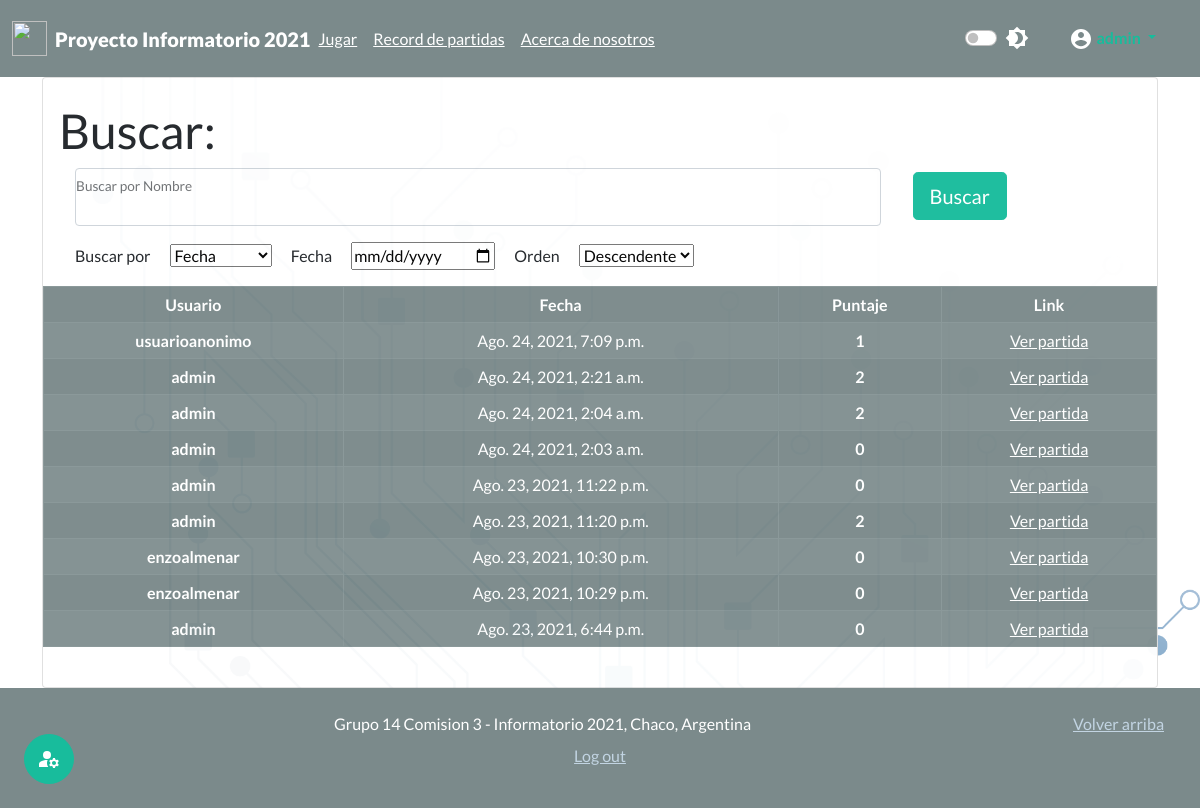
The app's page /partida/buscar/ (signed in), older data.
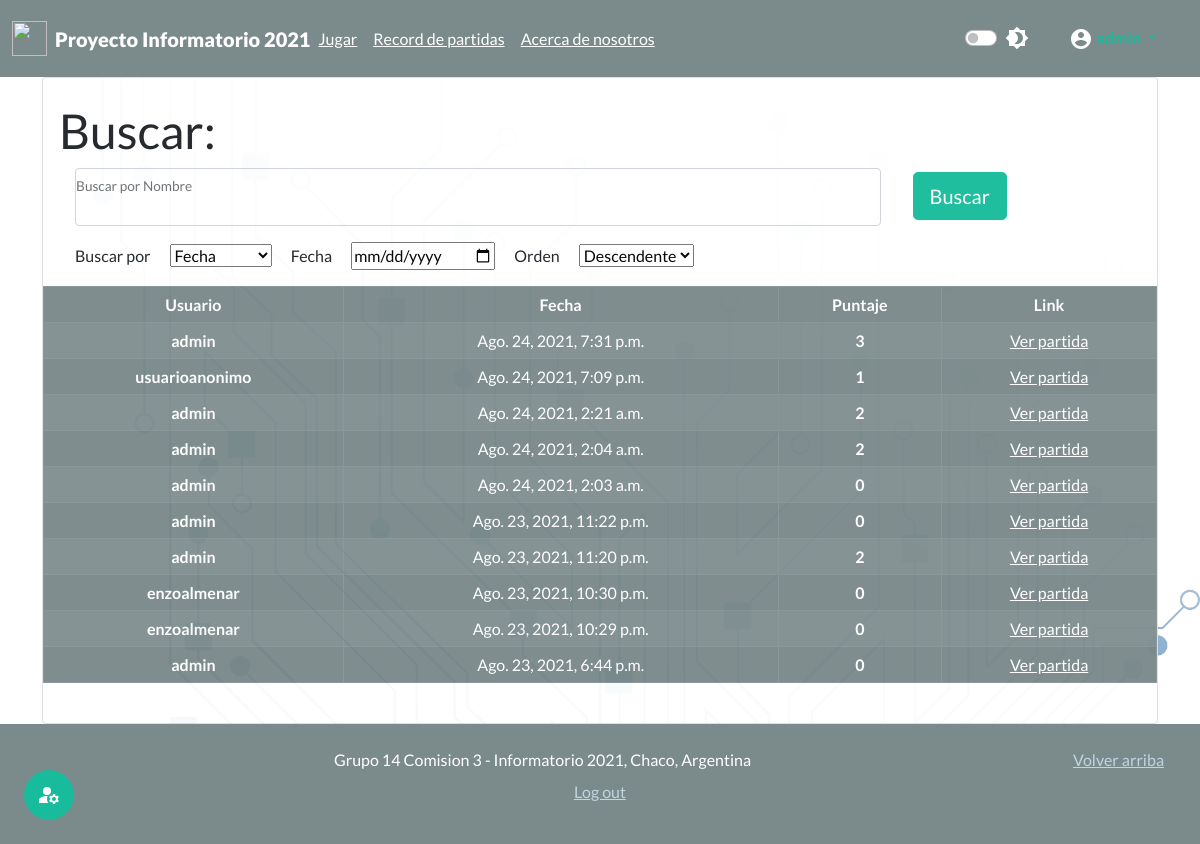
The same page, newer data.
### juego_chaco/models.py (models this page shows)
class Partida(models.Model):
    id=models.UUIDField(primary_key=True, default=uuid.uuid4, editable=False)
    usuario=models.ForeignKey(User,on_delete=models.CASCADE)
    puntuacion=models.IntegerField()
    fecha = models.DateTimeField(auto_now_add=True, editable=False)

### juego_chaco/views.py (the view)
# urls.py: path('buscar/',views.buscador,name="buscar-partida"),
def buscador(request):
    not_found=False
    page=request.GET.get('page', 1) #numero de la página de resultados
    buscar = request.GET.get('search', None)
    orden = request.GET.get('ord', 0) #por defecto busca descendente
    fecha = request.GET.get('met', None)
    atributo = request.GET.get('atr', "fecha") #por defecto busca por fecha
    cantidad = request.GET.get('num', 20) #Cantidad por página, 20 por defecto
    orden=["-",""][int(orden)] #convierte el 0 o 1 en los signos para buscar en la db
    atributo=("fecha" if atributo=="" else atributo) #si se deja en blanco entonces no carga ningun valor
    if buscar:#si se define palabras clave las filtra
        buscar=buscar.split(" ")
        usuarios=User.objects.filter(reduce(lambda x, y: x | y, [Q(username__contains=x) for x in buscar])) #primero busca coincidencias en usuarios existentes
        if usuarios.exists():
            partidas=Partida.objects.filter(reduce(lambda x, y: x | y, [Q(usuario=x) for x in usuarios])).order_by(orden+atributo) #luego busca las partidas realizadas por dichos usuarios
        else:
            not_found=True
    else: #en caso contrario busca todas las partidas en la db
        partidas=Partida.objects.all().order_by(orden+atributo)
    if fecha and not not_found:
        fecha=fecha.split("-")
        fecha=[int(i) for i in fecha]
        fecha=date(fecha[0],fecha[1],fecha[2])
        partidas=partidas.filter(fecha__contains=fecha)
    if not_found or not partidas.exists():
        messages.add_message(request, messages.ERROR, 'No se han encontrado resultados.')
        return redirect("/partida/buscar/")
    resultados_paginados=revisar_partida(partidas,int(page),int(cantidad))
    context={"partidas":resultados_paginados, "ranking":True}
    return render(request, 'juego/buscador_partidas.html',context)

### juego_chaco/views.py (called while the page is built)
def revisar_partida(partidas,page,cant):
    paginator=Paginator(partidas,cant)
    try:
        return paginator.page(page)
    except PageNotAnInteger:
        return paginator.page(1)
    except EmptyPage:
        return paginator.page(paginator.num_pages)

### templates/juego/buscador_partidas.html (shortened to what this page needs)
{% extends 'base.html' %}
{% load static %}
{% block content %}
<div class="container">
    <div class="col g-3 py-4 card"  style="opacity: 0.97;">
        <div class="container">
            <h1>Buscar:</h2>
            <div class="row row-cols-2">
                <div class="col-9 form-floating mx-3">
                    <input class="form-control mb-3 w-100" id="user" type="text">
                    <label for="user">Buscar por Nombre</label>
                </div>
                <div class="col-2 p-1">
                    <button class="btn btn-lg btn-success mb-3" onclick="updateUrl()" type="button">Buscar</button>
                </div>
            </div>
            <div classs="row">
                <label class="mx-3" for="attribute">Buscar por</label>
                <select class="form-select-md mb-3" name="attribute" id="attribute">
                    <option value="fecha">Fecha</option>
                </select>
                <label class="mx-3" for="date">Fecha</label>
                <input class="form-date-md mb-3" type="date" id="date" name="date">
                <label class="mx-3" for="order">Orden</label>
                <select class="form-select-md mb-3" name="order" id="order">
                    <option value="0">Descendente</option>
                </select>
            </div>
        </div>
        <div class="row">
            <div>{% include 'partials/_tableresults.html' %}</div>
        </div>
    </div>
</div>
{% endblock %}

### templates/partials/_tableresults.html (shortened to what this page needs)
{% load static %}
<table class="table table-dark table-bordered table-striped table-hover">
    <thead class="thead-dark text-center">
        <tr>
            {% if ranking %}
            <th>Usuario</th>
            {% endif %}
            <th>Fecha</th>
            <th>Puntaje</th>
            <th>Link</th>
    </thead>
    <tbody>
        {% for partida in partidas %}
        <tr  class="text-center">
            {% if ranking %}
            <th>{{partida.usuario}}</th>
            {% endif %}
            <td>{{partida.fecha}}</td>
            <td><b>{{partida.puntuacion}}</b></td>
            <td><a href="{% url 'ver-partida' partida.id %}" style="color:#fff">Ver partida</a></td>
        </tr>
        {% endfor %}
    </tbody>
</table>

Row changes from the older to the newer data that the page shows:
added Partida: usuario "admin", fecha "Ago. 24, 2021, 7:31 p.m.", puntuacion "3"
